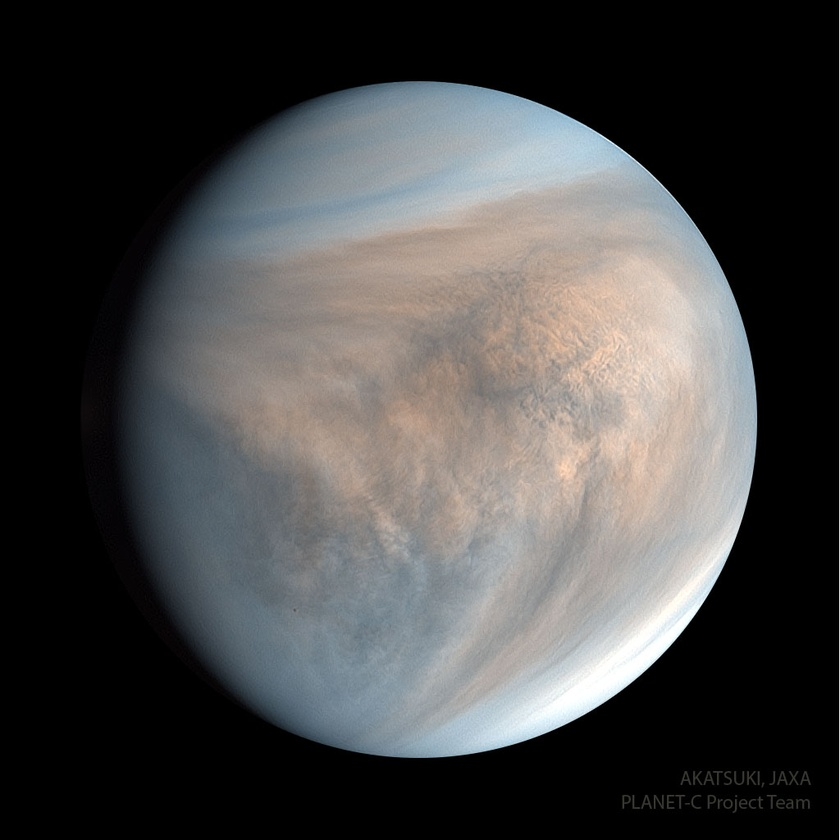
#> input picture imagem_astronomica.jpg, 840 x 840 px, shrunk from 1024 x 1024 before the run
$ python espaco.py
#> lines starting #> are read from the running program, lines starting #| are printed output that depends on the picture
import urllib.request
import matplotlib.pyplot as plt
from PIL import Image

def baixar_imagem(url, nome_arquivo):
#> called with nome_arquivo = 'imagem_astronomica.jpg'
    urllib.request.urlretrieve(url, nome_arquivo)
#> (this line was passed over: the network is not available in this run)

import numpy as np

def exibir_imagem(nome_arquivo):
#> called with nome_arquivo = 'imagem_astronomica.jpg'
    img = Image.open(nome_arquivo)
#> img is the input picture: PIL image 840x840 RGB; mean R, G, B 72.9, 72.6, 72.4
    img_array = np.array(img)
    plt.imshow(img_array)
    plt.axis('off')
    plt.show()
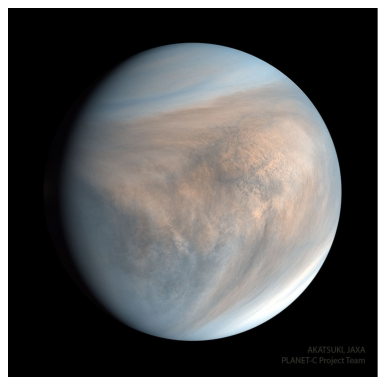
#> figure drawn by matplotlib, 1 panel

# Exemplo de uso
url_imagem = 'https://apod.nasa.gov/apod/image/2307/VenusUv_akatsuki_1024.jpg'
nome_arquivo = 'imagem_astronomica.jpg'

plt.bar(url_imagem, nome_arquivo)

baixar_imagem(url_imagem, nome_arquivo)
exibir_imagem(nome_arquivo)
